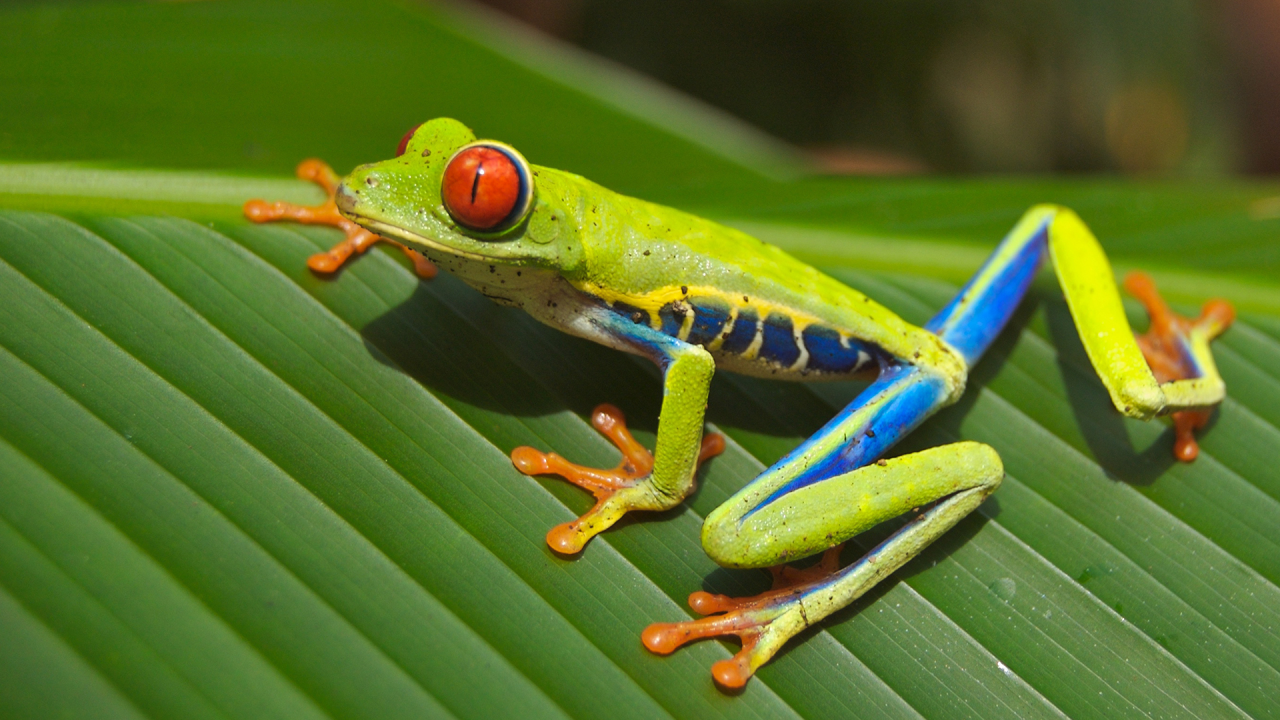
#> input picture frog.png, 1280 x 720 px
$ python Task1.py
#> lines starting #> are read from the running program, lines starting #| are printed output that depends on the picture
# import libraries......
import cv2
import numpy as np

img = cv2.imread("frog.png", 1)
#> img is the input picture: shape (720, 1280, 3); mean B, G, R 40.1, 112.7, 89.2
# resize image 300x300
img = cv2.resize(img, (300, 300))
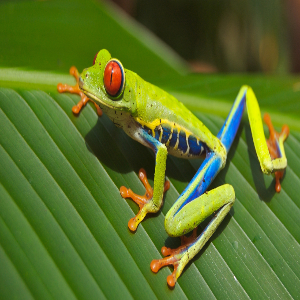
#> img: shape (300, 300, 3); mean B, G, R 40, 112.6, 89.1

# Transpose image
transpose_img = cv2.transpose(img)
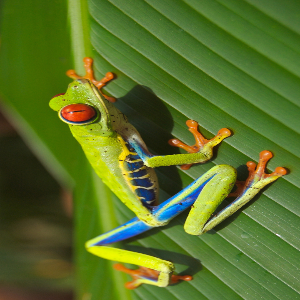
#> transpose_img: shape (300, 300, 3); mean B, G, R 40, 112.6, 89.1


# Convert an image from color to grayscale
grayscale = cv2.cvtColor(img, cv2.COLOR_BGR2GRAY)
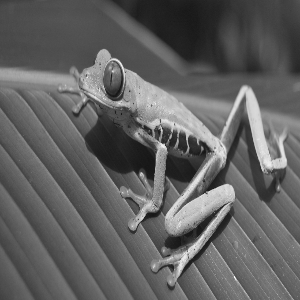
#> grayscale: shape (300, 300); min 21, max 254, mean 97.3


# Invert a color image and a grayscale image
back_to_rgb = cv2.cvtColor(grayscale, cv2.COLOR_GRAY2RGB)

# Save your results in a directory
cv2.imwrite('resize_img.jpg', img)
cv2.imwrite('transpose_img.jpg', transpose_img)
cv2.imwrite('grayscale.jpg', grayscale)
cv2.imwrite('back_to_rgb.jpg', back_to_rgb)


# Display your results in a horizontal window,
img1 = cv2.imread('resize_img.jpg')
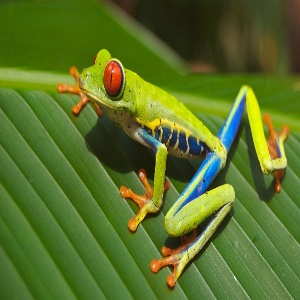
#> img1: shape (300, 300, 3); mean B, G, R 40.2, 112.6, 89.1
img2 = cv2.imread("transpose_img.jpg")
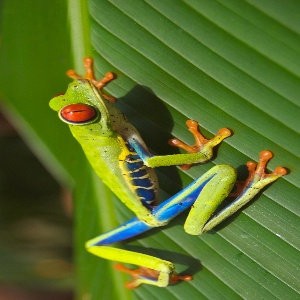
#> img2: shape (300, 300, 3); mean B, G, R 40.2, 112.6, 89.1
img3 = cv2.imread("grayscale.jpg")
#> img3: shape (300, 300, 3); min 15, max 254, mean 97.3
img4 = cv2.imread("back_to_rgb.jpg")
horizontal_concat = np.concatenate((img1, img2, img3, img4), axis=1)
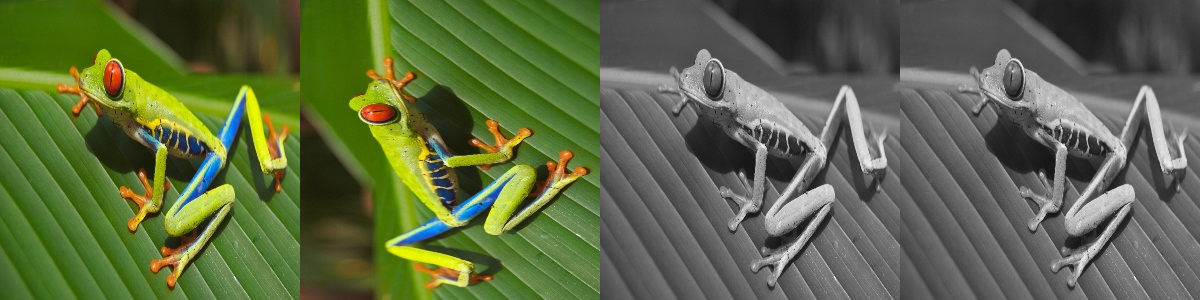
#> horizontal_concat: shape (300, 1200, 3); mean B, G, R 68.7, 105, 93.2
cv2.imshow("Horizontal plot", horizontal_concat)
cv2.waitKey(500)  # waits until a key is pressed
cv2.destroyAllWindows()  # destroys the window showing image

# Capture a video using OpenCV
cap= cv2.VideoCapture(0)
width= int(cap.get(cv2.CAP_PROP_FRAME_WIDTH))
height= int(cap.get(cv2.CAP_PROP_FRAME_HEIGHT))
writer= cv2.VideoWriter('basicvideo.mp4', cv2.VideoWriter_fourcc(*'DIVX'), 20, (width,height))

while True:
    ret,frame= cap.read()
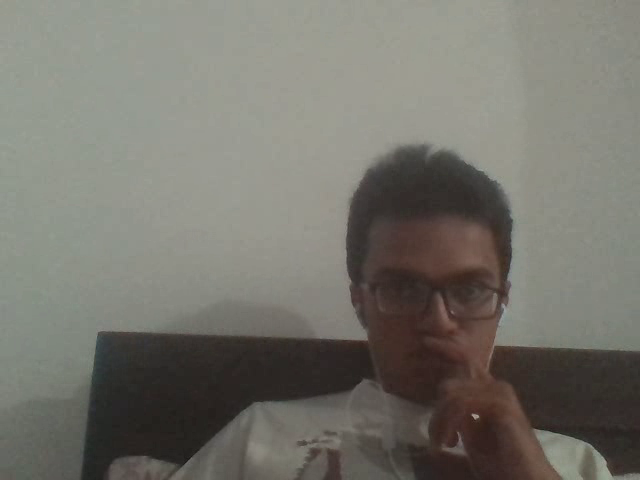
#> input picture frame 8 of basicvideo.mp4, 640 x 480 px, given in place of the camera
#> frame is the input picture: shape (480, 640, 3); mean B, G, R 108.3, 116.2, 117.9
    writer.write(frame)
    cv2.imshow('frame', frame)
    if cv2.waitKey(1) & 0xFF == 27:
#> (key Esc is pressed here)
        break
cap.release()
writer.release()
cv2.destroyAllWindows()
